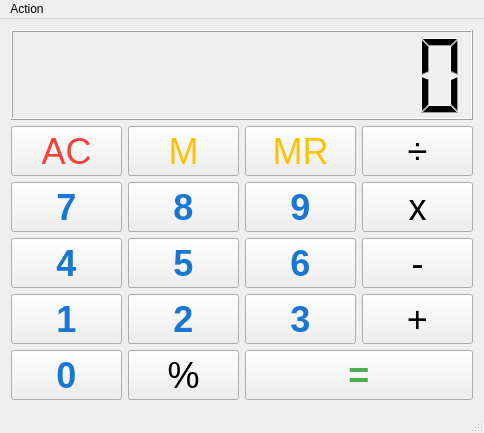
<?xml version="1.0" encoding="UTF-8"?>
<ui version="4.0">
 <class>MainWindow</class>
 <widget class="QMainWindow" name="MainWindow">
  <property name="geometry">
   <rect>
    <x>0</x>
    <y>0</y>
    <width>484</width>
    <height>433</height>
   </rect>
  </property>
  <property name="windowTitle">
   <string>Calculator</string>
  </property>
  <widget class="QWidget" name="centralWidget">
   <property name="sizePolicy">
    <sizepolicy hsizetype="Maximum" vsizetype="Maximum">
     <horstretch>0</horstretch>
     <verstretch>0</verstretch>
    </sizepolicy>
   </property>
   <layout class="QVBoxLayout" name="verticalLayout">
    <item>
     <widget class="QLCDNumber" name="lcdNumber">
      <property name="digitCount">
       <number>10</number>
      </property>
     </widget>
    </item>
    <item>
     <layout class="QGridLayout" name="gridLayout">
      <item row="3" column="0">
       <widget class="QPushButton" name="pushButton_n4">
        <property name="minimumSize">
         <size>
          <width>0</width>
          <height>50</height>
         </size>
        </property>
        <property name="font">
         <font>
          <pointsize>27</pointsize>
          <weight>75</weight>
          <bold>true</bold>
         </font>
        </property>
        <property name="styleSheet">
         <string notr="true">QPushButton {
color: #1976D2;
}</string>
        </property>
        <property name="text">
         <string>4</string>
        </property>
        <property name="shortcut">
         <string>4</string>
        </property>
       </widget>
      </item>
      <item row="4" column="0">
       <widget class="QPushButton" name="pushButton_n1">
        <property name="minimumSize">
         <size>
          <width>0</width>
          <height>50</height>
         </size>
        </property>
        <property name="font">
         <font>
          <pointsize>27</pointsize>
          <weight>75</weight>
          <bold>true</bold>
         </font>
        </property>
        <property name="styleSheet">
         <string notr="true">QPushButton {
color: #1976D2;
}</string>
        </property>
        <property name="text">
         <string>1</string>
        </property>
        <property name="shortcut">
         <string>1</string>
        </property>
       </widget>
      </item>
      <item row="2" column="1">
       <widget class="QPushButton" name="pushButton_n8">
        <property name="minimumSize">
         <size>
          <width>0</width>
          <height>50</height>
         </size>
        </property>
        <property name="font">
         <font>
          <pointsize>27</pointsize>
          <weight>75</weight>
          <bold>true</bold>
         </font>
        </property>
        <property name="styleSheet">
         <string notr="true">QPushButton {
color: #1976D2;
}</string>
        </property>
        <property name="text">
         <string>8</string>
        </property>
        <property name="shortcut">
         <string>8</string>
        </property>
       </widget>
      </item>
      <item row="2" column="3">
       <widget class="QPushButton" name="pushButton_mul">
        <property name="minimumSize">
         <size>
          <width>0</width>
          <height>50</height>
         </size>
        </property>
        <property name="font">
         <font>
          <pointsize>27</pointsize>
          <weight>50</weight>
          <bold>false</bold>
         </font>
        </property>
        <property name="text">
         <string>x</string>
        </property>
        <property name="shortcut">
         <string>*</string>
        </property>
       </widget>
      </item>
      <item row="2" column="0">
       <widget class="QPushButton" name="pushButton_n7">
        <property name="minimumSize">
         <size>
          <width>0</width>
          <height>50</height>
         </size>
        </property>
        <property name="font">
         <font>
          <pointsize>27</pointsize>
          <weight>75</weight>
          <bold>true</bold>
         </font>
        </property>
        <property name="styleSheet">
         <string notr="true">QPushButton {
color: #1976D2;
}</string>
        </property>
        <property name="text">
         <string>7</string>
        </property>
        <property name="shortcut">
         <string>7</string>
        </property>
       </widget>
      </item>
      <item row="3" column="2">
       <widget class="QPushButton" name="pushButton_n6">
        <property name="minimumSize">
         <size>
          <width>0</width>
          <height>50</height>
         </size>
        </property>
        <property name="font">
         <font>
          <pointsize>27</pointsize>
          <weight>75</weight>
          <bold>true</bold>
         </font>
        </property>
        <property name="styleSheet">
         <string notr="true">QPushButton {
color: #1976D2;
}</string>
        </property>
        <property name="text">
         <string>6</string>
        </property>
        <property name="shortcut">
         <string>6</string>
        </property>
       </widget>
      </item>
      <item row="3" column="1">
       <widget class="QPushButton" name="pushButton_n5">
        <property name="minimumSize">
         <size>
          <width>0</width>
          <height>50</height>
         </size>
        </property>
        <property name="font">
         <font>
          <pointsize>27</pointsize>
          <weight>75</weight>
          <bold>true</bold>
         </font>
        </property>
        <property name="styleSheet">
         <string notr="true">QPushButton {
color: #1976D2;
}</string>
        </property>
        <property name="text">
         <string>5</string>
        </property>
        <property name="shortcut">
         <string>5</string>
        </property>
       </widget>
      </item>
      <item row="5" column="0">
       <widget class="QPushButton" name="pushButton_n0">
        <property name="minimumSize">
         <size>
          <width>0</width>
          <height>50</height>
         </size>
        </property>
        <property name="font">
         <font>
          <pointsize>27</pointsize>
          <weight>75</weight>
          <bold>true</bold>
         </font>
        </property>
        <property name="styleSheet">
         <string notr="true">QPushButton {
color: #1976D2;
}</string>
        </property>
        <property name="text">
         <string>0</string>
        </property>
        <property name="shortcut">
         <string>0</string>
        </property>
       </widget>
      </item>
      <item row="4" column="1">
       <widget class="QPushButton" name="pushButton_n2">
        <property name="minimumSize">
         <size>
          <width>0</width>
          <height>50</height>
         </size>
        </property>
        <property name="font">
         <font>
          <pointsize>27</pointsize>
          <weight>75</weight>
          <bold>true</bold>
         </font>
        </property>
        <property name="styleSheet">
         <string notr="true">QPushButton {
color: #1976D2;
}</string>
        </property>
        <property name="text">
         <string>2</string>
        </property>
        <property name="shortcut">
         <string>2</string>
        </property>
       </widget>
      </item>
      <item row="2" column="2">
       <widget class="QPushButton" name="pushButton_n9">
        <property name="minimumSize">
         <size>
          <width>0</width>
          <height>50</height>
         </size>
        </property>
        <property name="font">
         <font>
          <pointsize>27</pointsize>
          <weight>75</weight>
          <bold>true</bold>
         </font>
        </property>
        <property name="styleSheet">
         <string notr="true">QPushButton {
color: #1976D2;
}</string>
        </property>
        <property name="text">
         <string>9</string>
        </property>
        <property name="shortcut">
         <string>9</string>
        </property>
       </widget>
      </item>
      <item row="4" column="2">
       <widget class="QPushButton" name="pushButton_n3">
        <property name="minimumSize">
         <size>
          <width>0</width>
          <height>50</height>
         </size>
        </property>
        <property name="font">
         <font>
          <pointsize>27</pointsize>
          <weight>75</weight>
          <bold>true</bold>
         </font>
        </property>
        <property name="styleSheet">
         <string notr="true">QPushButton {
color: #1976D2;
}</string>
        </property>
        <property name="text">
         <string>3</string>
        </property>
        <property name="shortcut">
         <string>3</string>
        </property>
       </widget>
      </item>
      <item row="1" column="3">
       <widget class="QPushButton" name="pushButton_div">
        <property name="minimumSize">
         <size>
          <width>0</width>
          <height>50</height>
         </size>
        </property>
        <property name="font">
         <font>
          <pointsize>27</pointsize>
          <weight>50</weight>
          <bold>false</bold>
         </font>
        </property>
        <property name="text">
         <string>÷</string>
        </property>
        <property name="shortcut">
         <string>/</string>
        </property>
       </widget>
      </item>
      <item row="3" column="3">
       <widget class="QPushButton" name="pushButton_sub">
        <property name="minimumSize">
         <size>
          <width>0</width>
          <height>50</height>
         </size>
        </property>
        <property name="font">
         <font>
          <pointsize>27</pointsize>
          <weight>50</weight>
          <bold>false</bold>
         </font>
        </property>
        <property name="text">
         <string>-</string>
        </property>
        <property name="shortcut">
         <string>-</string>
        </property>
       </widget>
      </item>
      <item row="4" column="3">
       <widget class="QPushButton" name="pushButton_add">
        <property name="minimumSize">
         <size>
          <width>0</width>
          <height>50</height>
         </size>
        </property>
        <property name="font">
         <font>
          <pointsize>27</pointsize>
          <weight>50</weight>
          <bold>false</bold>
         </font>
        </property>
        <property name="text">
         <string>+</string>
        </property>
        <property name="shortcut">
         <string>+</string>
        </property>
       </widget>
      </item>
      <item row="1" column="0">
       <widget class="QPushButton" name="pushButton_ac">
        <property name="minimumSize">
         <size>
          <width>0</width>
          <height>50</height>
         </size>
        </property>
        <property name="font">
         <font>
          <pointsize>27</pointsize>
          <weight>50</weight>
          <bold>false</bold>
         </font>
        </property>
        <property name="styleSheet">
         <string notr="true">QPushButton {
    color: #f44336;
}</string>
        </property>
        <property name="text">
         <string>AC</string>
        </property>
        <property name="shortcut">
         <string>Esc</string>
        </property>
       </widget>
      </item>
      <item row="1" column="2">
       <widget class="QPushButton" name="pushButton_mr">
        <property name="minimumSize">
         <size>
          <width>0</width>
          <height>50</height>
         </size>
        </property>
        <property name="font">
         <font>
          <pointsize>27</pointsize>
          <weight>50</weight>
          <bold>false</bold>
         </font>
        </property>
        <property name="styleSheet">
         <string notr="true">QPushButton {
   color: #FFC107;
}</string>
        </property>
        <property name="text">
         <string>MR</string>
        </property>
        <property name="shortcut">
         <string>R</string>
        </property>
       </widget>
      </item>
      <item row="1" column="1">
       <widget class="QPushButton" name="pushButton_m">
        <property name="minimumSize">
         <size>
          <width>0</width>
          <height>50</height>
         </size>
        </property>
        <property name="font">
         <font>
          <pointsize>27</pointsize>
          <weight>50</weight>
          <bold>false</bold>
         </font>
        </property>
        <property name="styleSheet">
         <string notr="true">QPushButton {
   color: #FFC107;
}</string>
        </property>
        <property name="text">
         <string>M</string>
        </property>
        <property name="shortcut">
         <string>M</string>
        </property>
       </widget>
      </item>
      <item row="5" column="1">
       <widget class="QPushButton" name="pushButton_pc">
        <property name="minimumSize">
         <size>
          <width>0</width>
          <height>50</height>
         </size>
        </property>
        <property name="font">
         <font>
          <pointsize>27</pointsize>
          <weight>50</weight>
          <bold>false</bold>
         </font>
        </property>
        <property name="text">
         <string>%</string>
        </property>
        <property name="shortcut">
         <string>%</string>
        </property>
       </widget>
      </item>
      <item row="5" column="2" colspan="2">
       <widget class="QPushButton" name="pushButton_eq">
        <property name="minimumSize">
         <size>
          <width>0</width>
          <height>50</height>
         </size>
        </property>
        <property name="font">
         <font>
          <pointsize>27</pointsize>
          <weight>75</weight>
          <bold>true</bold>
         </font>
        </property>
        <property name="styleSheet">
         <string notr="true">QPushButton {
color: #4CAF50;
}</string>
        </property>
        <property name="text">
         <string>=</string>
        </property>
        <property name="shortcut">
         <string>Return</string>
        </property>
       </widget>
      </item>
     </layout>
    </item>
   </layout>
  </widget>
  <widget class="QMenuBar" name="menuBar">
   <property name="geometry">
    <rect>
     <x>0</x>
     <y>0</y>
     <width>484</width>
     <height>21</height>
    </rect>
   </property>
   <widget class="QMenu" name="menuAction">
    <property name="title">
     <string>Action</string>
    </property>
    <addaction name="actionReset"/>
   </widget>
   <addaction name="menuAction"/>
  </widget>
  <widget class="QStatusBar" name="statusBar"/>
  <action name="actionExit">
   <property name="text">
    <string>Exit</string>
   </property>
   <property name="shortcut">
    <string>Ctrl+Q</string>
   </property>
  </action>
  <action name="actionReset">
   <property name="text">
    <string>Reset</string>
   </property>
   <property name="shortcut">
    <string>Ctrl+R</string>
   </property>
  </action>
 </widget>
 <layoutdefault spacing="6" margin="11"/>
 <resources/>
 <connections/>
</ui>
